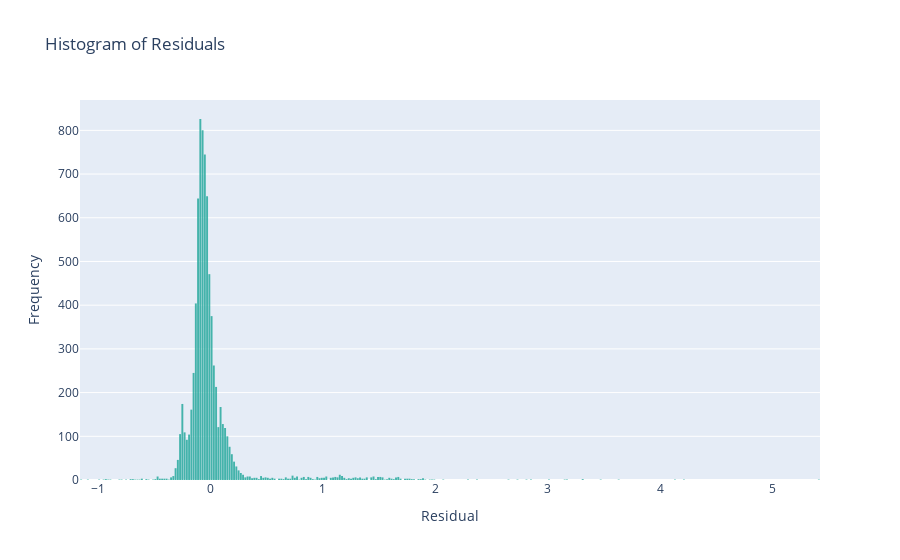

This figure's notebook cell:
### Code cell
# Calculate the residuals (difference between actual and predicted values)
residuals_sts = model_ols_r.resid

# Create a histogram of residuals
fig = px.histogram(residuals_sts, title='Histogram of Residuals', labels={'value': 'Residual'}, opacity=0.90)
fig.update_traces(marker_color='#33ADA4') # Change 'purple' to the color you want

# Update layout for better appearance (optional)
fig.update_layout(
    xaxis_title='Residual',
    yaxis_title='Frequency',
    showlegend=False,
    bargap=0.05,
    bargroupgap=0.1
)

# Show the plot
fig.show()

### Figure 1 — Plotly figure (JSON) as saved in the notebook; plotly's stock layout.template omitted (floating-point values rounded to 4 significant figures; data arrays with more than 128 entries replaced by an {"elided": "..."} marker saying what was removed)
{"data": [{"alignmentgroup": "True", "bingroup": "x", "hovertemplate": "variable=0<br>Residual=%{x}<br>count=%{y}<extra></extra>", "legendgroup": "0", "marker": {"color": "#33ADA4", "opacity": 0.9, "pattern": {"shape": ""}}, "name": "0", "offsetgroup": "0", "orientation": "v", "showlegend": true, "type": "histogram", "x": {"elided": "7783 float values"}, "xaxis": "x", "yaxis": "y"}], "layout": {"bargap": 0.05, "bargroupgap": 0.1, "barmode": "relative", "legend": {"title": {"text": "variable"}, "tracegroupgap": 0}, "showlegend": false, "title": {"text": "Histogram of Residuals"}, "xaxis": {"anchor": "y", "domain": [0, 1], "title": {"text": "Residual"}}, "yaxis": {"anchor": "x", "domain": [0, 1], "title": {"text": "Frequency"}}}}
